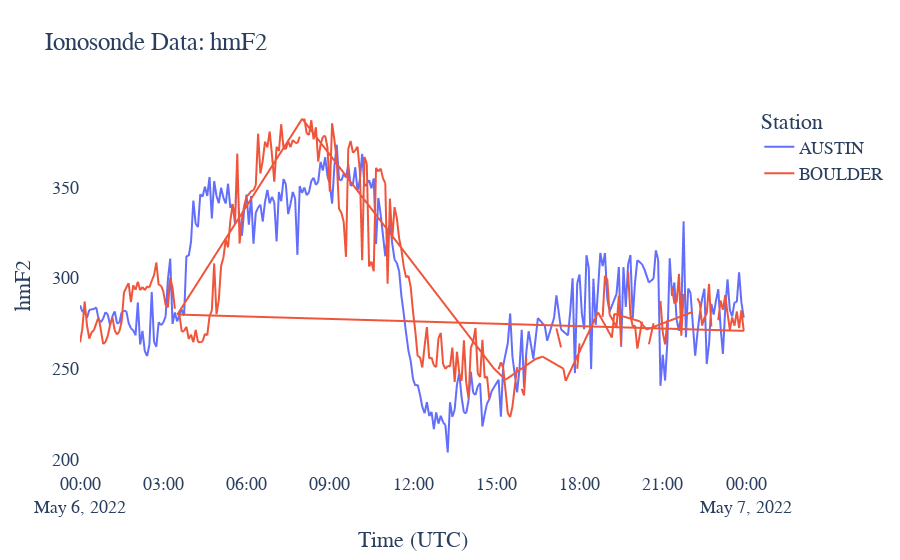

Here is the notebook cell this chart was saved with:
### Code cell
# Generate an interactive plot
# df = df.sort_values(by="Time")  # This seems to break the plot for some reason.

# Convert to numeric so plotly express can plot the data correctly:
df[df.columns] = df[df.columns].apply(pd.to_numeric)

print(df.info())     # for debugging:


fig = px.line(df, title=str(parameter))


fig.update_layout(autotypenumbers='convert types')     # converting to fix plotting


fig.update_layout(
    title="Ionosonde Data: " + str(parameter),
    xaxis_title="Time (UTC)",
    yaxis_title=str(parameter),
    legend_title="Station",
    font=dict(
        family="Courier New, monospace",
        size=18,
#         color="RebeccaPurple"
    )
)

# Eliminate the gray background plotly express uses by default:
fig.update_layout({
'plot_bgcolor': 'rgba(0, 0, 0, 0)',
'paper_bgcolor': 'rgba(0, 0, 0, 0)',
})

fig.show()
fig.write_html("plots/"+ str(parameter) + "_plot.html", include_plotlyjs="cdn")

### Figure 1 — Plotly figure (JSON) as saved in the notebook; plotly's stock layout.template omitted (floating-point values rounded to 4 significant figures; data arrays with more than 128 entries replaced by an {"elided": "..."} marker saying what was removed)
{"data": [{"hovertemplate": "variable=AUSTIN<br>Time=%{x}<br>value=%{y}<extra></extra>", "legendgroup": "AUSTIN", "line": {"color": "#636efa", "dash": "solid"}, "marker": {"symbol": "circle"}, "mode": "lines", "name": "AUSTIN", "showlegend": true, "type": "scattergl", "x": {"elided": "564 str values"}, "xaxis": "x", "y": {"elided": "564 float values"}, "yaxis": "y"}, {"hovertemplate": "variable=BOULDER<br>Time=%{x}<br>value=%{y}<extra></extra>", "legendgroup": "BOULDER", "line": {"color": "#EF553B", "dash": "solid"}, "marker": {"symbol": "circle"}, "mode": "lines", "name": "BOULDER", "showlegend": true, "type": "scattergl", "x": {"elided": "564 str values"}, "xaxis": "x", "y": {"elided": "564 float values"}, "yaxis": "y"}], "layout": {"autosize": true, "autotypenumbers": "convert types", "font": {"family": "Courier New, monospace", "size": 18}, "legend": {"title": {"text": "Station"}, "tracegroupgap": 0}, "paper_bgcolor": "rgba(0, 0, 0, 0)", "plot_bgcolor": "rgba(0, 0, 0, 0)", "title": {"text": "Ionosonde Data: hmF2"}, "xaxis": {"anchor": "y", "autorange": true, "domain": [0, 1], "range": ["2022-05-06", "2022-05-07"], "title": {"text": "Time (UTC)"}, "type": "date"}, "yaxis": {"anchor": "x", "autorange": true, "domain": [0, 1], "range": [193.7, 398.1], "title": {"text": "hmF2"}, "type": "linear"}}}
